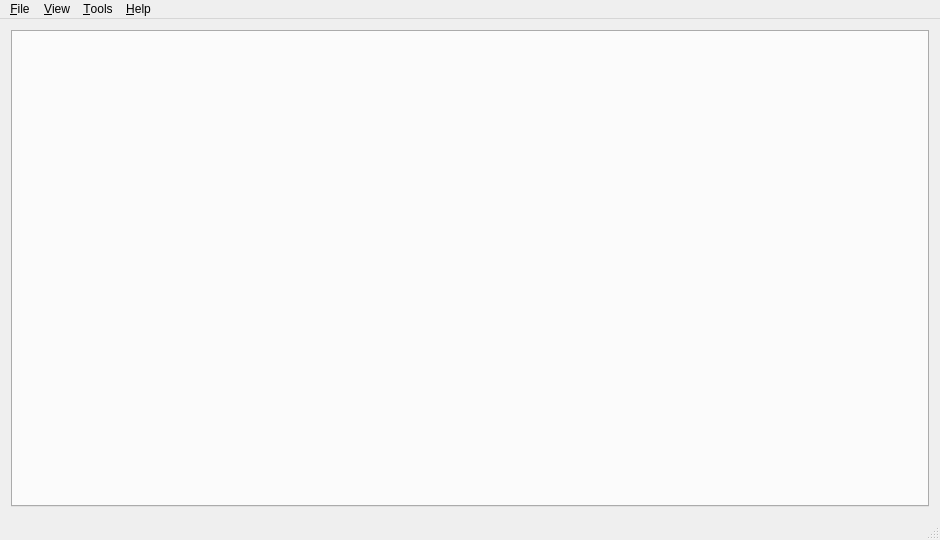
<?xml version="1.0" encoding="UTF-8"?>
<ui version="4.0">
 <class>MainWindow</class>
 <widget class="QMainWindow" name="MainWindow">
  <property name="geometry">
   <rect>
    <x>0</x>
    <y>0</y>
    <width>940</width>
    <height>540</height>
   </rect>
  </property>
  <property name="windowTitle">
   <string>MainWindow</string>
  </property>
  <widget class="QWidget" name="centralWidget">
   <layout class="QGridLayout" name="gridLayout_2" rowstretch="0" columnstretch="0">
    <item row="0" column="0">
     <widget class="QTabWidget" name="sc_tabs">
      <property name="currentIndex">
       <number>-1</number>
      </property>
      <property name="tabsClosable">
       <bool>true</bool>
      </property>
      <property name="movable">
       <bool>true</bool>
      </property>
      <property name="tabBarAutoHide">
       <bool>false</bool>
      </property>
     </widget>
    </item>
   </layout>
  </widget>
  <widget class="QMenuBar" name="menuBar">
   <property name="geometry">
    <rect>
     <x>0</x>
     <y>0</y>
     <width>940</width>
     <height>21</height>
    </rect>
   </property>
   <widget class="QMenu" name="menuFile">
    <property name="title">
     <string>&amp;File</string>
    </property>
    <widget class="QMenu" name="menuRecent">
     <property name="title">
      <string>Recent</string>
     </property>
     <addaction name="separator"/>
     <addaction name="actionClear_Recent"/>
    </widget>
    <addaction name="actionOpen"/>
    <addaction name="menuRecent"/>
    <addaction name="actionSettings"/>
    <addaction name="separator"/>
    <addaction name="actionClose"/>
    <addaction name="separator"/>
    <addaction name="actionQuit"/>
   </widget>
   <widget class="QMenu" name="menuHelp">
    <property name="title">
     <string>&amp;Help</string>
    </property>
    <addaction name="actionAbout"/>
   </widget>
   <widget class="QMenu" name="menuView">
    <property name="title">
     <string>&amp;View</string>
    </property>
    <addaction name="actionAudio"/>
    <addaction name="actionConsole"/>
    <addaction name="actionDatacore"/>
    <addaction name="actionLocal_Files"/>
    <addaction name="actionP4K"/>
   </widget>
   <widget class="QMenu" name="menuTools">
    <property name="title">
     <string>&amp;Tools</string>
    </property>
    <widget class="QMenu" name="menuBlender">
     <property name="title">
      <string>Blender</string>
     </property>
     <addaction name="actionOpenBlender"/>
     <addaction name="separator"/>
     <addaction name="actionStartBlenderLink"/>
     <addaction name="actionStopBlenderLink"/>
     <addaction name="actionBlenderLinkStatus"/>
     <addaction name="separator"/>
     <addaction name="actionInstall_Blender_Add_on"/>
    </widget>
    <addaction name="actionExportEntity"/>
    <addaction name="menuBlender"/>
   </widget>
   <addaction name="menuFile"/>
   <addaction name="menuView"/>
   <addaction name="menuTools"/>
   <addaction name="menuHelp"/>
  </widget>
  <widget class="QStatusBar" name="statusBar"/>
  <action name="actionOpen">
   <property name="text">
    <string>&amp;Open...</string>
   </property>
   <property name="shortcut">
    <string>Ctrl+O</string>
   </property>
  </action>
  <action name="actionQuit">
   <property name="text">
    <string>&amp;Quit</string>
   </property>
   <property name="shortcut">
    <string>Ctrl+Q</string>
   </property>
  </action>
  <action name="actionClose">
   <property name="text">
    <string>&amp;Close</string>
   </property>
   <property name="shortcut">
    <string>Ctrl+W</string>
   </property>
  </action>
  <action name="actionAbout">
   <property name="text">
    <string>About</string>
   </property>
  </action>
  <action name="actionP4K">
   <property name="text">
    <string>P4K</string>
   </property>
   <property name="shortcut">
    <string>Ctrl+S</string>
   </property>
  </action>
  <action name="actionDatacore">
   <property name="text">
    <string>Datacore</string>
   </property>
   <property name="shortcut">
    <string>Ctrl+3</string>
   </property>
  </action>
  <action name="actionLocal_Files">
   <property name="text">
    <string>Local Files</string>
   </property>
   <property name="shortcut">
    <string>Ctrl+4</string>
   </property>
  </action>
  <action name="actionConsole">
   <property name="text">
    <string>Console</string>
   </property>
   <property name="shortcut">
    <string>Ctrl+2</string>
   </property>
  </action>
  <action name="actionExportEntity">
   <property name="enabled">
    <bool>false</bool>
   </property>
   <property name="text">
    <string>Export Entity</string>
   </property>
  </action>
  <action name="actionSettings">
   <property name="text">
    <string>Settings</string>
   </property>
  </action>
  <action name="actionClear_Recent">
   <property name="text">
    <string>Clear Recent</string>
   </property>
  </action>
  <action name="actionDarkTheme">
   <property name="text">
    <string>Dark</string>
   </property>
  </action>
  <action name="actionLightTheme">
   <property name="text">
    <string>Light</string>
   </property>
  </action>
  <action name="actionAudio">
   <property name="text">
    <string>Audio</string>
   </property>
   <property name="shortcut">
    <string>Ctrl+1</string>
   </property>
  </action>
  <action name="actionOpenBlender">
   <property name="text">
    <string>Open Blender</string>
   </property>
   <property name="toolTip">
    <string>Open Blender with a link to SCDV</string>
   </property>
  </action>
  <action name="actionStartBlenderLink">
   <property name="text">
    <string>Start Blender Link</string>
   </property>
  </action>
  <action name="actionStopBlenderLink">
   <property name="text">
    <string>Stop Blender Link</string>
   </property>
  </action>
  <action name="actionBlenderLinkStatus">
   <property name="text">
    <string>Blender Link Status</string>
   </property>
  </action>
  <action name="actionInstall_Blender_Add_on">
   <property name="text">
    <string>Install Blender Add-on</string>
   </property>
  </action>
 </widget>
 <layoutdefault spacing="6" margin="11"/>
 <resources/>
 <connections/>
</ui>
